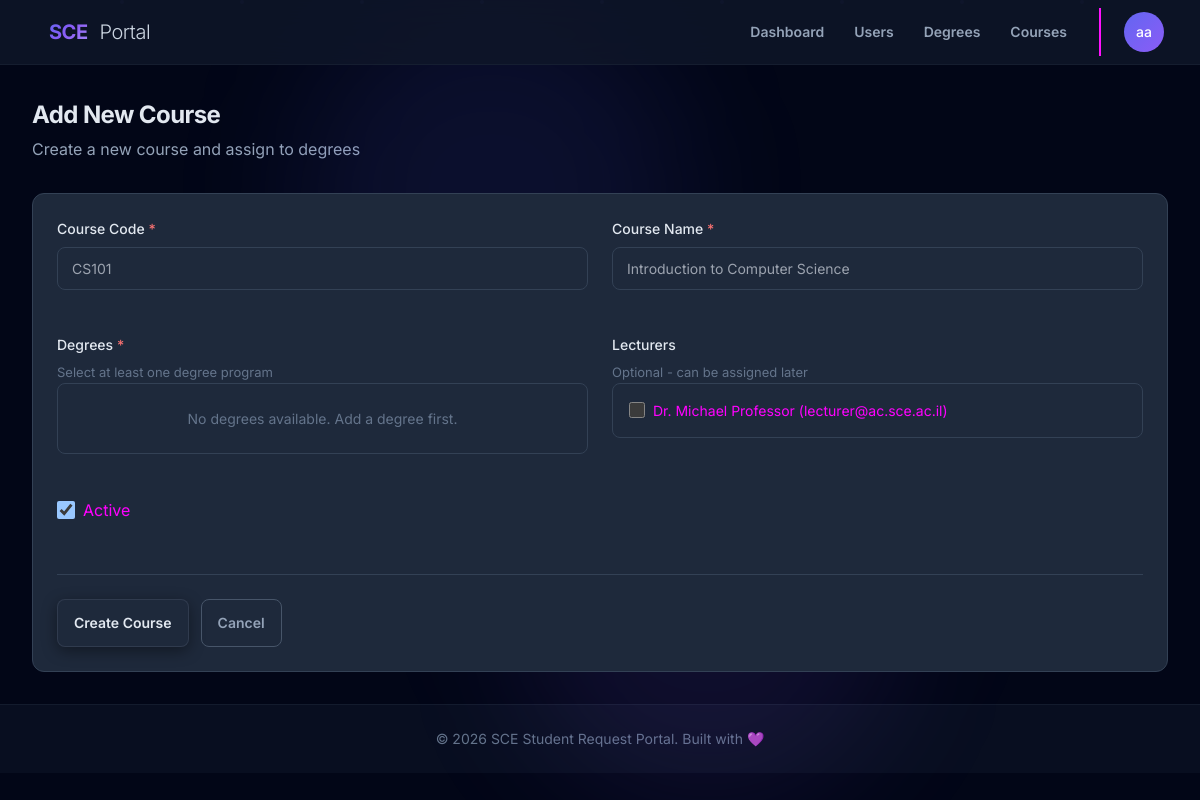
/management/courses/add/ (signed in), run on the app's committed database.
### core/models.py (models this page shows, shortened)
class User(AbstractUser):
    ROLE_STUDENT = 'student'
    ROLE_SECRETARY = 'secretary'
    ROLE_LECTURER = 'lecturer'
    ROLE_HEAD_OF_DEPT = 'head_of_dept'
    ROLE_ADMIN = 'admin'
    ROLE_CHOICES = [
        (ROLE_STUDENT, 'Student'),
        (ROLE_SECRETARY, 'Secretary'),
        (ROLE_LECTURER, 'Lecturer'),
        (ROLE_HEAD_OF_DEPT, 'Head of Department'),
        (ROLE_ADMIN, 'Administrator'),
    ]
    email = models.EmailField(
        unique=True,
        validators=[EmailValidator(), validate_sce_email],
    )
    role = models.CharField(
        max_length=20,
        choices=ROLE_CHOICES,
        default=ROLE_STUDENT,
    )
    department = models.CharField(
        max_length=100,
        blank=True,
        null=True,
    )
    degree = models.ForeignKey(
        'requests_unified.Degree',
        on_delete=models.SET_NULL,
        null=True,
        blank=True,
        related_name='students',
        help_text="The degree program the student is enrolled in."
    )
    student_id = models.CharField(
        max_length=32,
        unique=True,
        blank=True,
        null=True,
        help_text="Student ID as provided by the institution.",
    )
    employee_id = models.CharField(
        max_length=32,
        unique=True,
        blank=True,
        null=True,
        help_text="Employee ID for staff and lecturers.",
    )
    USERNAME_FIELD = 'email'
    REQUIRED_FIELDS = ['username', 'first_name', 'last_name']
    groups = models.ManyToManyField(
        'auth.Group',
        verbose_name='groups',
        blank=True,
        help_text='The groups this user belongs to.',
        related_name='core_user_set',
        related_query_name='core_user',
    )
    user_permissions = models.ManyToManyField(
        'auth.Permission',
        verbose_name='user permissions',
        blank=True,
        help_text='Specific permissions for this user.',
        related_name='core_user_set',
        related_query_name='core_user',
    )

### management/views.py (the view, shortened to what this page needs)
# urls.py: path('courses/add/', views.course_add, name='course_add'),
@course_manager_required
def course_add(request):
    context = {
        'degrees': Degree.objects.filter(is_active=True),
        'lecturers': User.objects.filter(role=User.ROLE_LECTURER, is_active=True),
        'is_edit': False,
    }
    return render(request, 'management/course_form.html', context)

### templates/management/course_form.html (shortened to what this page needs)
{% extends "base.html" %}
{% block content %}
<div class="page-header">
    <h1 class="page-title">{% if is_edit %}Edit Course{% else %}Add New Course{% endif %}</h1>
    <p class="page-subtitle">{% if is_edit %}Update course information and assignments{% else %}Create a new course and assign to degrees{% endif %}</p>
</div>
<div class="card">
    <div class="card-body">
        <form method="post">
            <div class="form-grid">
                <div class="form-group">
                    <label class="form-label" for="code">Course Code <span class="required">*</span></label>
                    <input type="text" name="code" id="code" class="form-control"
                           placeholder="CS101" maxlength="20"
                           value="{% if is_edit %}{{ course.code }}{% elif form_data %}{{ form_data.code }}{% endif %}"
                           required>
                </div>
                <div class="form-group">
                    <label class="form-label" for="name">Course Name <span class="required">*</span></label>
                    <input type="text" name="name" id="name" class="form-control"
                           placeholder="Introduction to Computer Science" maxlength="200"
                           value="{% if is_edit %}{{ course.name }}{% elif form_data %}{{ form_data.name }}{% endif %}"
                           required>
                </div>
                <div class="form-group">
                    <label class="form-label">Degrees <span class="required">*</span></label>
                    <p class="form-hint">Select at least one degree program</p>
                    <div class="checkbox-list">
                        {% for degree in degrees %}
                        <div class="checkbox-item">
                            <input type="checkbox" name="degrees" id="degree_{{ degree.id }}" value="{{ degree.id }}"
                                   {% if degree.id in selected_degrees %}checked{% endif %}>
                            <label for="degree_{{ degree.id }}">{{ degree.code }} - {{ degree.name }}</label>
                        </div>
                        {% empty %}
                        <p class="empty-message">No degrees available. <a href="{% url 'management:degree_add' %}">Add a degree first.</a></p>
                        {% endfor %}
                    </div>
                </div>
                <div class="form-group">
                    <label class="form-label">Lecturers</label>
                    <p class="form-hint">Optional - can be assigned later</p>
                    <div class="checkbox-list">
                        {% for lecturer in lecturers %}
                        <div class="checkbox-item">
                            <input type="checkbox" name="lecturers" id="lecturer_{{ lecturer.id }}" value="{{ lecturer.id }}"
                                   {% if lecturer.id in selected_lecturers %}checked{% endif %}>
                            <label for="lecturer_{{ lecturer.id }}">{{ lecturer.get_full_name }} ({{ lecturer.email }})</label>
                        </div>
                        {% empty %}
                        <p class="empty-message">No lecturers available.</p>
                        {% endfor %}
                    </div>
                </div>
                <div class="form-group">
                    <div class="checkbox-group-simple">
                        <input type="checkbox" name="is_active" id="is_active"
                               {% if is_edit %}{% if course.is_active %}checked{% endif %}{% else %}checked{% endif %}>
                        <label for="is_active">Active</label>
                    </div>
                </div>
            </div>
            <div class="form-actions">
                <button type="submit" class="btn btn-primary">
                    {% if is_edit %}Update Course{% else %}Create Course{% endif %}
                </button>
                <a href="{% url 'management:course_list' %}" class="btn btn-outline">Cancel</a>
            </div>
        </form>
    </div>
</div>
{% endblock %}

### templates/base.html (shortened to what this page needs)
<!DOCTYPE html>
<html lang="en" data-theme="dark">
<head>
    <link href="https://cdn.jsdelivr.net/npm/daisyui@4.4.19/dist/full.min.css" rel="stylesheet" type="text/css" />
    <script src="https://cdn.tailwindcss.com"></script>
    <link href="https://unpkg.com/aos@2.3.1/dist/aos.css" rel="stylesheet">
</head>
<body class="min-h-screen bg-slate-950 font-sans antialiased">
    <div class="fixed inset-0 pointer-events-none overflow-hidden">
        <div class="absolute top-0 left-1/4 w-96 h-96 bg-indigo-500/10 rounded-full blur-3xl breathe"></div>
    </div>
    <div class="particles">
    </div>
    <nav class="navbar bg-slate-900/80 backdrop-blur-xl border-b border-slate-800/50 sticky top-0 z-50 px-4 lg:px-8">
        <div class="flex-1">
            <a href="{% url 'core:home' %}" class="btn btn-ghost text-xl font-bold tracking-tight">
                <span class="gradient-text">SCE</span>
                <span class="text-slate-300 font-light ml-1">Portal</span>
            </a>
        </div>
        {% if user.is_authenticated %}
        <div class="flex-none gap-2">
            <div class="hidden md:flex gap-1">
                {% if user.role == 'admin' or user.is_superuser %}
                    <a href="{% url 'management:dashboard' %}" class="btn btn-ghost btn-sm {% if request.resolver_match.url_name == 'dashboard' and request.resolver_match.namespace == 'management' %}bg-slate-800{% endif %}">Dashboard</a>
                    <a href="{% url 'management:user_list' %}" class="btn btn-ghost btn-sm {% if request.resolver_match.url_name == 'user_list' %}bg-slate-800{% endif %}">Users</a>
                    <a href="{% url 'management:degree_list' %}" class="btn btn-ghost btn-sm {% if request.resolver_match.url_name == 'degree_list' %}bg-slate-800{% endif %}">Degrees</a>
                    <a href="{% url 'management:course_list' %}" class="btn btn-ghost btn-sm {% if request.resolver_match.url_name == 'course_list' %}bg-slate-800{% endif %}">Courses</a>
                {% elif user.role == 'lecturer' %}
                    <a href="{% url 'lecturers:dashboard' %}" class="btn btn-ghost btn-sm {% if request.resolver_match.url_name == 'dashboard' %}bg-slate-800{% endif %}">Dashboard</a>
                {% endif %}
            </div>
            <div class="divider divider-horizontal mx-1 hidden md:flex"></div>
            <div class="dropdown dropdown-end">
                <div tabindex="0" role="button" class="btn btn-ghost btn-circle avatar placeholder">
                    <div class="bg-gradient-to-br from-indigo-500 to-violet-500 text-white rounded-full w-10">
                        <span class="text-sm font-medium">{{ user.first_name|slice:":1" }}{{ user.last_name|slice:":1" }}</span>
                    </div>
                </div>
            </div>
        </div>
        {% else %}
        <div class="flex-none gap-2">
            <a href="{% url 'core:login' %}" class="btn btn-ghost btn-sm">Sign In</a>
            <a href="{% url 'core:signup' %}" class="btn btn-primary btn-sm">Get Started</a>
        </div>
        {% endif %}
    </nav>
    <main class="container mx-auto px-4 lg:px-8 py-8 max-w-7xl">
        {% block content %}{% endblock %}
    </main>
    <footer class="footer footer-center p-6 bg-slate-900/50 text-slate-500 border-t border-slate-800/50 mt-auto">
        <div>
            <p class="text-sm">© 2026 SCE Student Request Portal. Built with 💜</p>
        </div>
    </footer>
</body>
</html>

### templates/base.html (style rules this page uses)
[data-theme="dark"] { --b1: 15 23 42; --b2: 30 41 59; --b3: 51 65 85; --bc: 241 245 249; --p: 99 102 241; --pf: 79 70 229; --pc: 255 255 255; --s: 100 116 139; --sf: 71 85 105; --sc: 255 255 255; --a: 129 140 248; --af: 99 102 241; --ac: 255 255 255; --n: 51 65 85; --nf: 71 85 105; --nc: 241 245 249; --su: 56 189 248; --wa: 251 191 36; --er: 239 68 68; --in: 59 130 246; --rounded-box: 1rem; --rounded-btn: 0.5rem; --rounded-badge: 1.9rem; --animation-btn: 0.25s; --animation-input: 0.2s; --btn-focus-scale: 0.98; }
:root { --color-text: #e2e8f0; --color-text-secondary: #94a3b8; --color-text-muted: #64748b; --color-bg: #0f172a; --color-card: #1e293b; --color-border: #334155; --color-border-dark: #475569; --color-accent: #818cf8; --color-success: #22d3ee; --color-warning: #fbbf24; --color-error: #f87171; --color-info: #60a5fa; --color-error-bg: rgba(248, 113, 113, 0.1); --radius: 0.5rem; --radius-lg: 0.75rem; --shadow: 0 4px 6px -1px rgba(0, 0, 0, 0.3); }
.btn-primary { background-color: rgb(30, 41, 59) !important; border: 1px solid rgba(148, 163, 184, 0.15) !important; color: rgb(226, 232, 240) !important; box-shadow: 0 4px 15px rgba(0, 0, 0, 0.4); }
.btn-ghost { color: rgb(148, 163, 184) !important; }
.btn-outline { border-color: rgb(71, 85, 105) !important; color: rgb(148, 163, 184) !important; background-color: transparent !important; }
.gradient-text { background: linear-gradient(135deg, #6366f1 0%, #8b5cf6 50%, #a78bfa 100%); -webkit-background-clip: text; -webkit-text-fill-color: transparent; background-clip: text; }
* { transition-property: background-color, border-color, color, fill, stroke, opacity, box-shadow, transform; transition-timing-function: cubic-bezier(0.4, 0, 0.2, 1); transition-duration: 150ms; }
.card { background: var(--color-card); border: 1px solid var(--color-border); border-radius: var(--radius-lg); }
.card-body { padding: 1.5rem; }
.form-control { background: var(--color-bg); border: 1px solid var(--color-border); border-radius: var(--radius); padding: 0.625rem 0.875rem; color: var(--color-text); font-size: 0.875rem; width: 100%; }
.form-label { font-size: 0.875rem; font-weight: 500; color: var(--color-text-secondary); margin-bottom: 0.5rem; display: block; }
.breathe { animation: breathe 4s ease-in-out infinite; }
.particles { position: fixed; inset: 0; pointer-events: none; overflow: hidden; }

### templates/management/course_form.html (style rules this page uses)
.page-header { margin-bottom: 2rem; }
.page-title { font-size: 1.5rem; font-weight: 700; color: var(--color-text); letter-spacing: -0.025em; }
.page-subtitle { color: var(--color-text-secondary); margin-top: 0.25rem; }
.form-grid { display: grid; grid-template-columns: repeat(2, 1fr); gap: 1.5rem; }
.form-group { margin-bottom: 1.25rem; }
.form-label { display: block; font-size: 0.875rem; font-weight: 500; color: var(--color-text); margin-bottom: 0.5rem; }
.form-label .required { color: var(--color-error); }
.form-hint { font-size: 0.8125rem; color: var(--color-text-muted); margin-top: 0.25rem; }
.form-control { width: 100%; padding: 0.625rem 0.875rem; border: 1px solid var(--color-border); border-radius: var(--radius); font-size: 0.875rem; font-family: inherit; background: var(--color-card); color: var(--color-text); }
.checkbox-list { max-height: 200px; overflow-y: auto; border: 1px solid var(--color-border); border-radius: var(--radius); padding: 0.5rem; background: var(--color-card); }
.checkbox-item { display: flex; align-items: center; gap: 0.5rem; padding: 0.5rem; border-radius: var(--radius); cursor: pointer; }
.checkbox-item input[type="checkbox"] { width: 1rem; height: 1rem; flex-shrink: 0; }
.checkbox-item label { cursor: pointer; font-size: 0.875rem; }
.checkbox-group-simple { display: flex; align-items: center; gap: 0.5rem; }
.checkbox-group-simple input[type="checkbox"] { width: 1.125rem; height: 1.125rem; }
.form-actions { display: flex; gap: 0.75rem; margin-top: 2rem; padding-top: 1.5rem; border-top: 1px solid var(--color-border); }
.empty-message { text-align: center; padding: 1rem; color: var(--color-text-muted); font-size: 0.875rem; }

### data on the page
User: first_name "a", last_name "a"
User: get_full_name "Dr. Michael Professor", email "lecturer@ac.sce.ac.il"
